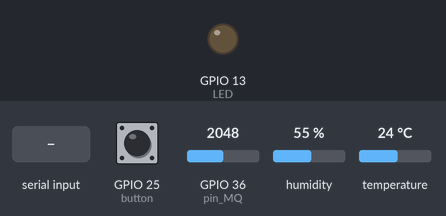
This sketch was run on a simulated ESP32. Shown: output pins drawn as LEDs (lit = HIGH). Inputs (shaded band) come from the test bench; at power-on: GPIO 36 (pin_MQ) = 2048, GPIO 25 (button) HIGH, humidity 55 %, temperature 24 °C. WiFi joins after 1.5 s; servers stay silent unless stated; uploads are accepted with an empty reply; the local clock reads 2024-03-15 10:24:30 at power-on unless the sketch sets it; storage starts empty; pins used as bus, display or sensor lines are not drawn; what the sketch prints to the serial monitor is not drawn.

Above: at 6.2 s.
6.3 s: GPIO 36 (pin_MQ) set to 4095
At 15.4 s:
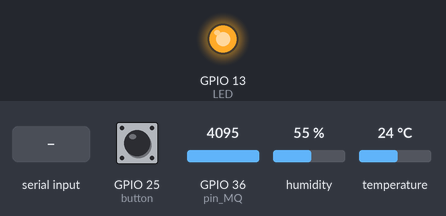
16.6 s: "1\n" received over the second serial link
21.5 s: GPIO 36 (pin_MQ) set to 3603
Timing chart, 0 to 24.5 s (numbered marks = the images above; inputs shaded):
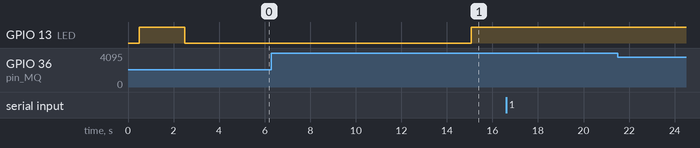

The sketch:

esp32Mongo.ino
```cpp
// DHT sensor biblioteca
#include <DHTesp.h>
#include "time.h"


//Importar WiFi
#include <WiFi.h>
#include <HTTPClient.h>


//Serial
#include <SoftwareSerial.h>
// FS library para ficheros SD library
#include <Arduino.h>
#include <FS.h>
#include <SD.h>

// SPI for esp32
#include <SPI.h>


// Configuracion wifi
#define WIFI_SSID "Admin"
#define WIFI_PASSWORD "admin123"

// *** CONFIGURACIÓN DE LA BASE DE DATOS MONGO ***
const char* apiServerIP = "172.26.237.45"; // ¡LA IP DE TU PC DONDE CORRE EL SERVIDOR NODE.JS!
const int apiServerPort = 3000;             // El puerto de tu servidor Node.js
const char* apiEndpoint = "/api/datos";

const char* ntpServer = "pool.ntp.org";
const long gmtOffset_sec = -18000; // UTC-5
const int daylightOffset_sec = 0;


// Necesitas una instancia de WiFiClient para la conexión TCP
WiFiClient client; //

String formattedTimeString; //Almacenar la hora

// Objetos o variables de una clase específica
hw_timer_t *Timer1_Cfg = NULL;

DHTesp dht;
SoftwareSerial mySerial(33, 32);// RX , TX
SPISettings mySetting(1000000, MSBFIRST, SPI_MODE0);//SPI

// Variables (mantenerlas fuera de loop si son globales)
float dHT22_Humedad;
float dHT22_Temperatura;
float CO;

const byte LED = 13;
// PIN salida para LED
const byte button = 25;
// PIN entrada interrupción externa ISR
volatile byte pos = LOW;
// variable para estado de LED
volatile byte cont_interrupt = LOW; // bandera para interrpción de timer1

volatile byte sendFlag = LOW; // bandera para leer y enviar datos

int adc_MQ; // almacena valor en ADC del sensor de CO
const int pin_MQ = A0;  //PIN digital para sensor CO

int adc_Hall;// Almacena el valor en ADC del sensor de efecto hall
const int pin_Hall = A3; // PIN digital para sensor efecto Hall

const byte LP331AP_CS = 5; // Pin para controlar sensor presion y temperatura
const byte SD_CS = 15;// Pin para controlar sensor presion y temperatura
byte exist = LOW;
float tiempo = 0;
String dataMessage;

// variables para SD
volatile byte SD_OK = LOW; // bandera para estado de la SD
volatile byte SD_send = LOW; // bandera enviar datos
volatile byte SD_file = LOW; // bandera existencia file

int indice = 0;
char value;
char previousValue;
unsigned int pm1 = 0;
unsigned int pm2_5 = 0;
unsigned int pm10 = 0;

long int LPS331AP_Presion;
float LP_Presion;
long int LPS331AP_Temperatura;
float LP_Temp;

const int chipSelect = SS; //10;

float heading;

//list of all registers binary addresses LPS331AP;
int BufferSPI;
byte WHO_AM_I = 0B00001111;
byte CTRL_REG1 = 0B00100000;
byte STATUS_REG = 0B00100111;
byte PRESS_POUT_XL_REH = 0B00101000;
byte PRESS_OUT_L = 0B00101001;
byte PRESS_OUT_H = 0B00101010;
byte TEMP_OUT_L = 0B00101011;
byte TEMP_OUT_H = 0B00101100;

byte Read = 0B10000000;
byte Write = 0B00000000;

// FUNCIÓN SETUP
void setup() {
  delay(500);
  pinMode(LED, OUTPUT);
  digitalWrite(LED, LOW);

  pinMode(LP331AP_CS, OUTPUT);
  digitalWrite(LP331AP_CS, HIGH);
  pinMode(SD_CS, OUTPUT);

  SPI.begin(18, 19, 23, 5);

  Serial.begin(9600);
  while (!Serial);
  mySerial.begin(9600);
  while (!mySerial);

  pos = !pos;
  digitalWrite(LED, pos);
  delay(2000);
  pos = !pos;
  digitalWrite(LED, pos);

  delay(500);

  //config sensor DHT22
  dht.setup(4, DHTesp::DHT22);

  pinMode(digitalPinToInterrupt(button), INPUT_PULLUP);
  attachInterrupt(digitalPinToInterrupt(button), isr, FALLING);

  //Config sensor LPS441AP
  WriteRegister(CTRL_REG1, 0B11100000, LP331AP_CS);
  delay(50);

  //iniciar WiFi
  initWifi();


  // Configurar hora por NTP
  configTime(gmtOffset_sec, daylightOffset_sec, ntpServer);
  struct tm timeinfo;
  if (!getLocalTime(&timeinfo)) {
    Serial.println("Error al obtener la hora");
  } else {
    char tempChar[20];
    Serial.println(&timeinfo, "Hora actual: %Y-%m-%d %H:%M:%S");
    strftime(tempChar, sizeof(tempChar), "%Y-%m-%d %H:%M:%S", &timeinfo);
    formattedTimeString = String(tempChar);
      //Serial.print("Hora formateada para DB: ");
      //Serial.println(currentTimeString);
  }
  set_Timer();
}

void loop() {
  unsigned long tiempoPrevio = 0;
  unsigned long intervalo = 60000;
  if (SD_OK == HIGH && cont_interrupt == HIGH) {
    digitalWrite(LED, HIGH);

    File file = SD.open("/registro.txt");
    if (!file) {
      Serial.println("File doesn't exist");
      Serial.println("Creating file...");
      dataMessage = "tiempo(s), TEMP_DH(°C), HUM_DH(%), LP_Presion(mbar), LP_Temp(°C), CO(ppm), pm1(ug/m3), pm2_5(ug/m3), pm10(ug/m3) \r\n";
      writeFile(SD, "/registro.txt", dataMessage.c_str());
    } else {
      Serial.println("File already exists");
    }
    file.close();
  } else if (SD_OK == LOW && cont_interrupt == HIGH) {
    if (!SD.begin(SD_CS)) {
      Serial.println("Card Mount Failed");
      SD_OK = LOW;
    } else {
      Serial.println("Card Mount Successful");
      SD_OK = HIGH;
    }
  }

  if (cont_interrupt == HIGH) {
    cont_interrupt = !cont_interrupt;

    //obtiene datos del sensor dht22
    dHT22_Temperatura = dht.getTemperature();
    dHT22_Humedad = dht.getHumidity();

    //verifica si hay un error en la lectura
    if (isnan(dHT22_Temperatura) || isnan(dHT22_Humedad)) {
      Serial.println("Error al leer el sensor DHT!");
      dHT22_Temperatura = 0;
      dHT22_Humedad = 0;
    }

    //obtiene los valore del sensor LPS331AP
    LPS331AP_Presion = ReadPressure();
    LPS331AP_Temperatura = ReadTemperature();

    //conversion
    LP_Presion = LPS331AP_Presion / 4096;
    if (LPS331AP_Temperatura >= 32768) {
      LPS331AP_Temperatura = LPS331AP_Temperatura ^ 0B1111111111111111;
      LPS331AP_Temperatura = LPS331AP_Temperatura + 1;
      LP_Temp = 42.5 - float(LPS331AP_Temperatura / 480);
    } else {
      LP_Temp = 42.5 + float(LPS331AP_Temperatura / 480);
    }

    // obtiene la informacion del sensor de CO
    adc_MQ = analogRead(pin_MQ);
    // Depuración
    Serial.print("ADC MQ: ");
    Serial.println(adc_MQ);

    // conversión de tensión en voltios
float Vrl = (adc_MQ * 4.28) / 4095.0;

// si el valor es muy bajo o nulo, evitar NaN
if (Vrl <= 0.1) {
  CO = 0; // o algún valor base
} else {
  float ratio = 0.918 * (4.28 - Vrl) / (Vrl * (4.28 - 0.918));
  CO = 103.3478 * pow(ratio, -1.4808);
}

    //obtiene los datos de material particulado
    while (mySerial.available()) {
      value = mySerial.read();
      if ((indice == 0 && value != 0x42) || (indice == 1 && value != 0x4d)) {
        Serial.println("Cannot find the data header.");
        pm1 = 0;
        pm2_5 = 0;
        pm10 = 0;
        break;
      }

      if (indice == 4 || indice == 6 || indice == 8 || indice == 10 || indice == 12 || indice == 14) {
        previousValue = value;
      } else if (indice == 5) {
        pm1 = 256 * previousValue + value;
      } else if (indice == 7) {
        pm2_5 = 256 * previousValue + value;
      } else if (indice == 9) {
        pm10 = 256 * previousValue + value;
      } else if (indice > 15) {
        break;
      }
      indice++;
    }
    indice = 0;
    while (mySerial.available()) mySerial.read();

    delay(50);

    //imprimir datos
    Serial.print("Tiempo: ");
    Serial.println(tiempo);
    Serial.print(F("Temp_DH: "));
    Serial.print(dHT22_Temperatura);
    Serial.print(F(" °C "));
    Serial.print(F("Hum_DH: "));
    Serial.print(dHT22_Humedad);
    Serial.print(F(" % "));
    Serial.print(F("CO: "));
    Serial.print(CO);
    Serial.println(F("ppm "));

    Serial.print("Presión: ");
    Serial.print(LP_Presion);
    Serial.print(" mbar ");
    Serial.print("Temp_LP: ");
    Serial.print(LP_Temp);
    Serial.println(" °C ");

    Serial.print("{ ");
    Serial.print("\"pm1\": ");
    Serial.print(pm1);
    Serial.print(" ug/m3");
    Serial.print(", ");
    Serial.print("\"pm2_5\": ");
    Serial.print(pm2_5);
    Serial.print(" ug/m3");
    Serial.print(", ");
    Serial.print("\"pm10\": ");
    Serial.print(pm10);
    Serial.print(" ug/m3");
    Serial.println(" }");

    tiempo = tiempo + 1;
    // Reemplazar la llamada a enviarFirebase() con la nueva función para MySQL
    enviarDatosPorHTTP();
  }
}

void isr() {
  sendFlag = !sendFlag;
  if (sendFlag == LOW) {
    tiempo = 0;
  }
}

//FUNCIÓN PARA LEER REGISTRO POR SPI
byte ReadRegister(byte Address, byte CS) {
  byte result = 0;
  digitalWrite(CS, LOW);
  SPI.transfer(Read | Address);
  result = SPI.transfer(0x00);
  digitalWrite(CS, HIGH);
  return (result);
}

//FUNCIÓN PARA ESCRIBIR REGISTRO POR SPI
void WriteRegister(byte Address, byte Value, byte CS) {
  digitalWrite(CS, LOW);
  SPI.transfer(Write | Address);
  SPI.transfer(Value);
  digitalWrite(CS, HIGH);
}

//FUNCIÓN PARA LEER PRESIÓN DE LPS331AP
long int ReadPressure() {
  byte Pressure_H = ReadRegister(PRESS_OUT_H, LP331AP_CS);
  byte Pressure_L = ReadRegister(PRESS_OUT_L, LP331AP_CS);
  byte Pressure_XL = ReadRegister(PRESS_POUT_XL_REH, LP331AP_CS);
  long int Pressurei = Pressure_H << 8 | Pressure_L;
  long int Pressure = Pressurei << 8 | Pressure_XL;
  return (Pressure);
}

//FUNCIÓN PARA LEER TEMPERATURA DE LPS331AP
long int ReadTemperature() {
  byte Temp_H = ReadRegister(TEMP_OUT_H, LP331AP_CS);
  byte Temp_L = ReadRegister(TEMP_OUT_L, LP331AP_CS);
  long int Temperature = Temp_H << 8 | Temp_L;
  return (Temperature);
}

// INTERRUPCIÓN E INICIALIZACIÓN DE TIMER 1
void Timer1_ISR() {
  cont_interrupt = !cont_interrupt;
}

void set_Timer() {
  Timer1_Cfg = timerBegin(1, 80, true); // para 5 segundos: divisor en 16000
  timerAttachInterrupt(Timer1_Cfg, &Timer1_ISR, true);
  timerAlarmWrite(Timer1_Cfg, 5000000, true); // para 5 segundos: 25000
  timerAlarmEnable(Timer1_Cfg);
}

//Funcion SD
void writeFile(fs::FS &fs, const char *path, const char *message) {
  Serial.printf("Writing file: %s\n", path);
  File file = fs.open(path, FILE_WRITE);
  if (!file) {
    Serial.println("Failed to open file for writing");
    return;
  }
  if (file.println(message)) {
    Serial.println("File written");
  } else {
    Serial.println("Write failed");
  }
  file.close();
}

//FUNCIONES DE WIFI
// hacer conexion de WiFi
void initWifi() {
  Serial.print("Conectando a: ");
  Serial.println(WIFI_SSID);

  WiFi.mode(WIFI_STA); // Configura en modo cliente
  WiFi.begin(WIFI_SSID, WIFI_PASSWORD);

  int retries = 10; // Número de intentos de conexión

  while (WiFi.status() != WL_CONNECTED && retries-- > 0) {
    delay(1000); // Espera 1 segundo entre intentos
    Serial.print(".");
  }

  if (WiFi.status() == WL_CONNECTED) {
    Serial.println("\nWiFi conectado");
    Serial.print("Dirección IP: ");
    Serial.println(WiFi.localIP());
  } else {
    Serial.println("\nError al conectar a WiFi");
  }
}

 String urlEncodeString(String str) {
  str.replace(" ", "%20"); // Reemplaza espacios por %20
  str.replace(":", "%3A"); // Reemplaza dos puntos por %3A
  // Puedes añadir más reemplazos si necesitas codificar otros caracteres en el futuro
  return str;
}
 void enviarDatosPorHTTP() {
  if (WiFi.status() == WL_CONNECTED) {
    HTTPClient http;


    struct tm timeinfo;
    if (getLocalTime(&timeinfo)) {
      char tempChar[20];
      strftime(tempChar, sizeof(tempChar), "%Y-%m-%d %H:%M:%S", &timeinfo);
      formattedTimeString = String(tempChar);
    } else {
      formattedTimeString = "0000-00-00 00:00:00";
    }

    // Construye la URL completa del endpoint
    String url = String("http://") + apiServerIP + ":" + apiServerPort + apiEndpoint;

    http.begin(url);
    // Especifica que el contenido que enviarás es JSON
    http.addHeader("Content-Type", "application/json");

    // Crea el cuerpo de la solicitud en formato JSON
    // Nota: Los nombres de las claves ("temperatura", "humedad", etc.) deben coincidir
    // con lo que esperas recibir en tu backend.
    String jsonPayload = "{";
    jsonPayload += "\"timestamp\":\"" + formattedTimeString + "\",";
    jsonPayload += "\"temperatura\":" + String(dHT22_Temperatura) + ",";
    jsonPayload += "\"humedad\":" + String(dHT22_Humedad) + ",";
    jsonPayload += "\"presion\":" + String(LP_Presion) + ",";
    jsonPayload += "\"temp_lp\":" + String(LP_Temp) + ",";
    jsonPayload += "\"co\":" + String(CO) + ",";
    jsonPayload += "\"pm1\":" + String(pm1) + ",";
    jsonPayload += "\"pm2_5\":" + String(pm2_5) + ",";
    jsonPayload += "\"pm10\":" + String(pm10);
    jsonPayload += "}";

    Serial.println("Enviando JSON: " + jsonPayload);

    // Envía la solicitud POST con el payload JSON
    int httpCode = http.POST(jsonPayload);

    if (httpCode > 0) {
      String payload = http.getString();
      Serial.print("Código HTTP: ");
      Serial.println(httpCode);
      Serial.print("Respuesta del servidor: ");
      Serial.println(payload);
    } else {
      Serial.printf("Error en la solicitud POST: %s\n", http.errorToString(httpCode).c_str());
    }

    http.end();
  } else {
    Serial.println("WiFi no conectado para enviar datos.");
  }
}
```

Measured:
- after the input at 16.6 s, every drawn part: stays the same
- after the input at 21.5 s, every drawn part: stays the same
